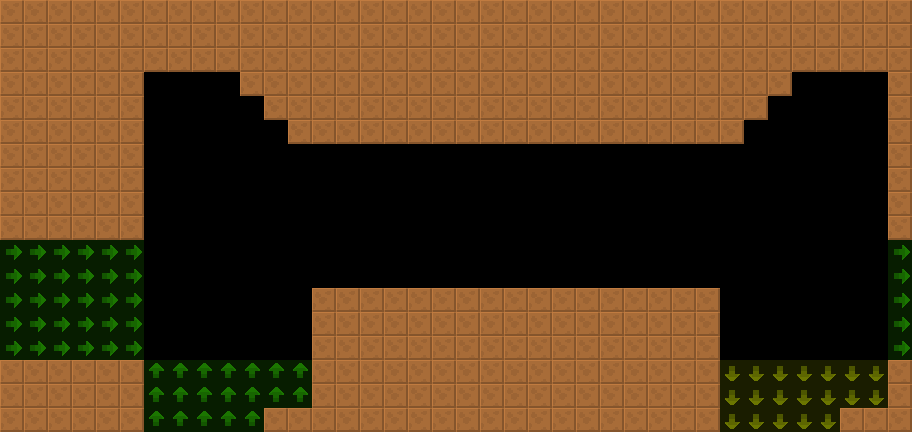

This is a level from a 2D game, rendered from its Tiled map with the project's own tilesets. A one-line summary and the map file follow, with tile-layer data summarised:
An orthogonal 38x18 tile map with 24x24 px tiles, 2 tile layers (col, lnk), 2 tilesets and 2 objects (SpecialEquipment, Door).

<map version="1.4" tiledversion="1.4.2" orientation="orthogonal" renderorder="right-down" width="38" height="18" tilewidth="24" tileheight="24" infinite="0" nextlayerid="4" nextobjectid="8">
 <tileset firstgid="6" source="../../lnk.tsx" />
 <tileset firstgid="1" source="../../col.tsx" />
 <layer id="1" name="col" width="38" height="18">
  <data>[684 cells, 353 non-empty, 1 distinct tile ids]</data>
 </layer>
 <layer id="2" name="lnk" width="38" height="18" opacity="0.5">
  <data>[684 cells, 73 non-empty, 3 distinct tile ids]</data>
 </layer>
 <objectgroup id="3" name="markers" opacity="0.5">
  <object id="1" name="SpecialEquipment" type="SpecialEquipment" x="336" y="144" width="360" height="144">
   <properties>
    <property name="yr" value="0" />
    <property name="xr" value="0" />
   </properties>
  </object>
  <object id="2" name="Door" type="Door" x="120" y="336" width="24" height="24">
   <properties>
    <property name="yr" value="0" />
    <property name="xr" value="0" />
   </properties>
  </object>
 </objectgroup>
</map>
